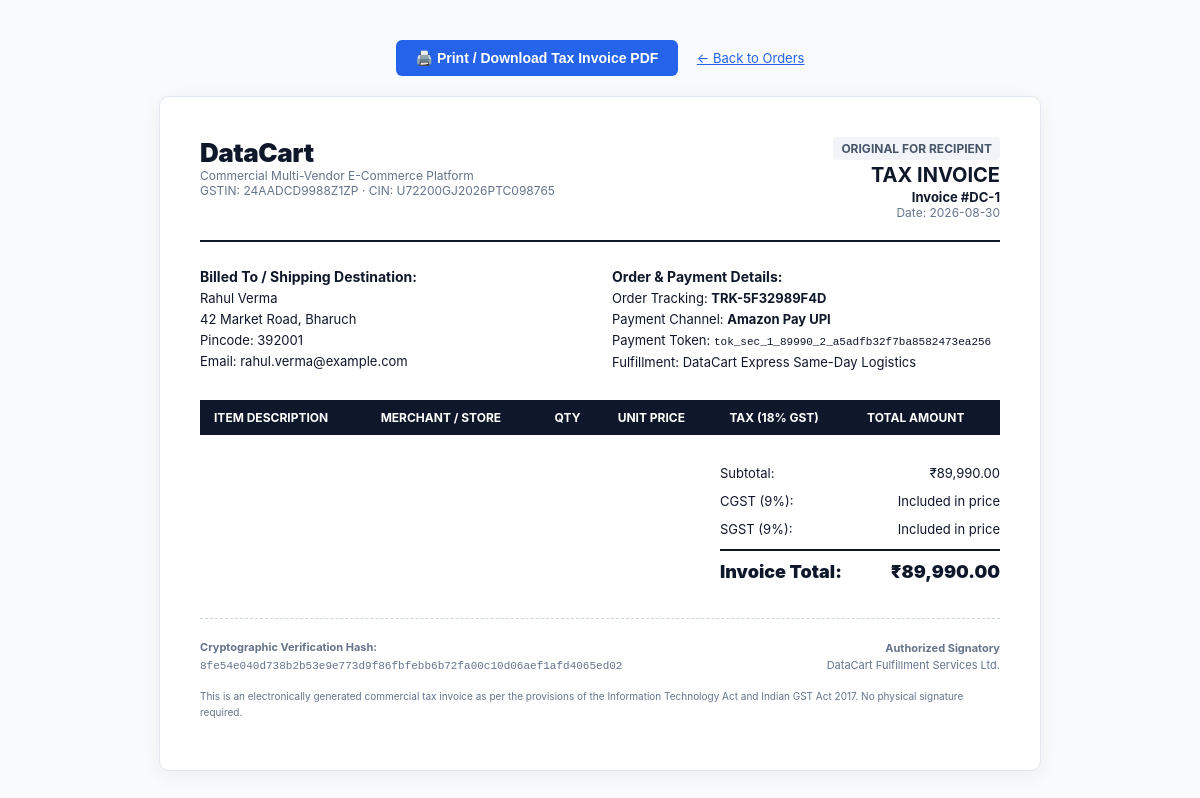
Screenshot of /order/invoice/1 (signed in) with the database file from the repository.
### tables this page shows
CREATE TABLE orders(
        id INTEGER PRIMARY KEY AUTOINCREMENT,
        customer_id INTEGER NOT NULL,
        status TEXT NOT NULL,
        total REAL NOT NULL,
        discount_amount REAL DEFAULT 0.0,
        coupon_code TEXT DEFAULT '',
        payment_status TEXT NOT NULL,
        tracking_id TEXT,
        created_at TEXT NOT NULL
    );

CREATE TABLE customers(
        id INTEGER PRIMARY KEY AUTOINCREMENT,
        name TEXT NOT NULL,
        email TEXT UNIQUE NOT NULL,
        password_hash TEXT NOT NULL,
        role TEXT DEFAULT 'customer',
        store_name TEXT DEFAULT '',
        business_id TEXT DEFAULT '',
        address TEXT DEFAULT '',
        pincode TEXT DEFAULT '392001',
        created_at TEXT NOT NULL
    , city TEXT DEFAULT 'Bharuch', whatsapp TEXT DEFAULT '');

CREATE TABLE payments(
        id INTEGER PRIMARY KEY AUTOINCREMENT,
        order_id INTEGER NOT NULL,
        method TEXT NOT NULL,
        txn_status TEXT NOT NULL,
        token TEXT NOT NULL,
        masked_details TEXT DEFAULT '',
        signature_hash TEXT DEFAULT '',
        created_at TEXT NOT NULL
    );

### app.py (the view)
@app.get("/order/invoice/<int:oid>")
def print_invoice(oid):
    conn = db()
    order = conn.execute("SELECT * FROM orders WHERE id=?", (oid,)).fetchone()
    if not order:
        conn.close()
        return redirect(url_for("home"))
    is_authorized = (
        session.get("customer_id") == order["customer_id"] or
        session.get("role") == "admin" or
        bool(session.get("merchant_id"))
    )
    if not is_authorized:
        conn.close()
        flash("Unauthorized to view this invoice.", "error")
        return redirect(url_for("orders"))
    customer = conn.execute("SELECT * FROM customers WHERE id=?", (order["customer_id"],)).fetchone()
    items = conn.execute("""
        SELECT oi.*, p.name as product_name, p.category, p.store_name, p.image_url
        FROM order_items oi
        JOIN products p ON oi.product_id = p.id
        WHERE oi.order_id = ?
    """, (oid,)).fetchall()
    payment = conn.execute("SELECT * FROM payments WHERE order_id=?", (oid,)).fetchone()
    conn.close()
    return render_template("invoice.html", order=order, customer=customer, items=items, payment=payment)

### app.py (called while the page is built, shortened)
@app.after_request
def apply_security_headers(response):
    response.headers["X-Content-Type-Options"] = "nosniff"
    response.headers["X-Frame-Options"] = "SAMEORIGIN"
    response.headers["X-XSS-Protection"] = "1; mode=block"
    response.headers["Referrer-Policy"] = "strict-origin-when-cross-origin"
    response.headers["Permissions-Policy"] = "geolocation=(), microphone=(), camera=()"
    response.headers["X-Permitted-Cross-Domain-Policies"] = "none"
    return response

def db():
    conn = sqlite3.connect(DB)
    conn.row_factory = sqlite3.Row
    return conn

def get_cart():
    return session.setdefault("cart", {})

def cart_details():
    cart = get_cart()
    conn = db()
    items = []
    raw_subtotal = 0.0
    conn.close()
    applied_coupon = session.get("coupon")
    discount_amount = 0.0
    final_total = max(0.0, raw_subtotal - discount_amount)
    delivery_fee = 0.0 if raw_subtotal >= 499 or raw_subtotal == 0 else 70.0
    return {
        "cart_items": items,
        "items": items,
        "raw_subtotal": round(raw_subtotal, 2),
        "discount_amount": round(discount_amount, 2),
        "delivery_fee": round(delivery_fee, 2),
        "final_total": round(final_total + delivery_fee, 2),
        "applied_coupon": applied_coupon,
        "free_delivery_threshold_left": max(0.0, round(499.0 - raw_subtotal, 2))
    }

### templates/invoice.html (shortened to what this page needs)
<!DOCTYPE html>
<html lang="en">
<head>
</head>
<body>
<div style="text-align:center; margin-bottom:20px;" class="no-print">
  <button class="btn-print" onclick="window.print()">🖨️ Print / Download Tax Invoice PDF</button>
  <a href="{{ url_for('orders') }}" style="margin-left:14px; font-size:13px; color:#2563eb;">← Back to Orders</a>
</div>
<div class="invoice-card">
  <div class="invoice-header">
    <div>
      <div class="brand-title">DataCart</div>
      <div style="font-size:12px; color:#64748b;">Commercial Multi-Vendor E-Commerce Platform</div>
      <div style="font-size:12px; color:#64748b;">GSTIN: 24AADCD9988Z1ZP · CIN: U72200GJ2026PTC098765</div>
    </div>
    <div style="text-align:right;">
      <span class="tax-badge">ORIGINAL FOR RECIPIENT</span>
      <h2 style="margin:6px 0 2px; font-size:20px;">TAX INVOICE</h2>
      <div style="font-size:13px; font-weight:700;">Invoice #DC-{{ order.id }}</div>
      <div style="font-size:12px; color:#64748b;">Date: {{ order.created_at[:10] }}</div>
    </div>
  </div>
  <div class="info-grid">
    <div>
      <strong style="font-size:14px; color:#0f172a;">Billed To / Shipping Destination:</strong>
      <div>{{ customer.name if customer else 'Customer' }}</div>
      <div>{{ customer.address if customer else 'Local Delivery Address' }}</div>
      <div>Pincode: {{ customer.pincode if customer else '392001' }}</div>
      <div>Email: {{ customer.email if customer else '' }}</div>
    </div>
    <div>
      <strong style="font-size:14px; color:#0f172a;">Order & Payment Details:</strong>
      <div>Order Tracking: <strong>{{ order.tracking_id }}</strong></div>
      <div>Payment Channel: <strong>{{ payment.method if payment else 'Amazon Pay UPI' }}</strong></div>
      <div>Payment Token: <code style="font-size:11px;">{{ payment.token if payment else 'tok_sec_demo' }}</code></div>
      <div>Fulfillment: DataCart Express Same-Day Logistics</div>
    </div>
  </div>
  <table class="invoice-table">
    <thead>
      <tr>
        <th>Item Description</th>
        <th>Merchant / Store</th>
        <th>Qty</th>
        <th>Unit Price</th>
        <th>Tax (18% GST)</th>
        <th>Total Amount</th>
      </tr>
    </thead>
  </table>
  <div class="total-box">
    <div class="total-row">
      <span>Subtotal:</span>
      <span>₹{{"{:,.2f}".format(order.total)}}</span>
    </div>
    <div class="total-row">
      <span>CGST (9%):</span>
      <span>Included in price</span>
    </div>
    <div class="total-row">
      <span>SGST (9%):</span>
      <span>Included in price</span>
    </div>
    <div class="total-row grand-total">
      <span>Invoice Total:</span>
      <span>₹{{"{:,.2f}".format(order.total)}}</span>
    </div>
  </div>
  <div class="security-footer">
    <div style="display:flex; justify-content:space-between; align-items:center;">
      <div>
        <strong>Cryptographic Verification Hash:</strong><br>
        <code>{{ payment.signature_hash if payment and payment.signature_hash else 'HMAC-SHA256-VERIFIED' }}</code>
      </div>
      <div style="text-align:right;">
        <strong>Authorized Signatory</strong><br>
        <span>DataCart Fulfillment Services Ltd.</span>
      </div>
    </div>
    <p style="margin-top:12px; font-size:10px;">
      This is an electronically generated commercial tax invoice as per the provisions of the Information Technology Act and Indian GST Act 2017. No physical signature required.
    </p>
  </div>
</div>
</body>
</html>

### templates/invoice.html (style rules this page uses)
body { font-family: -apple-system, BlinkMacSystemFont, 'Segoe UI', Roboto, Helvetica, Arial, sans-serif; margin: 0; padding: 40px; color: #0f172a; background: #f8fafc; }
.invoice-card { max-width: 800px; margin: 0 auto; background: #ffffff; padding: 40px; border-radius: 10px; box-shadow: 0 4px 20px rgba(0,0,0,0.06); border: 1px solid #e2e8f0; }
.invoice-header { display: flex; justify-content: space-between; align-items: flex-start; border-bottom: 2px solid #0f172a; padding-bottom: 20px; margin-bottom: 24px; }
.brand-title { font-size: 26px; font-weight: 900; color: #0f172a; letter-spacing: -0.5px; }
.tax-badge { font-size: 12px; background: #f1f5f9; padding: 4px 8px; border-radius: 4px; font-weight: 700; color: #475569; }
.info-grid { display: grid; grid-template-columns: 1fr 1fr; gap: 24px; margin-bottom: 28px; font-size: 13px; line-height: 1.6; }
.invoice-table { width: 100%; border-collapse: collapse; margin-bottom: 24px; }
.invoice-table th { background: #0f172a; color: #ffffff; padding: 10px 14px; text-align: left; font-size: 12px; text-transform: uppercase; }
.total-box { float: right; width: 280px; margin-bottom: 30px; }
.total-row { display: flex; justify-content: space-between; padding: 6px 0; font-size: 13px; }
.grand-total { font-size: 18px; font-weight: 900; border-top: 2px solid #0f172a; padding-top: 10px; margin-top: 6px; }
.security-footer { clear: both; border-top: 1px dashed #cbd5e1; padding-top: 20px; font-size: 11px; color: #64748b; line-height: 1.6; }
.btn-print { background: #2563eb; color: #ffffff; border: none; padding: 10px 20px; border-radius: 6px; font-weight: 700; cursor: pointer; font-size: 14px; }

### rows the page displays
orders: id "1", created_at "2026-08-30", tracking_id "TRK-5F32989F4D", total "89,990.00"
customers: name "Rahul Verma", address "42 Market Road, Bharuch", pincode "392001", email "rahul.verma@example.com"
payments: method "Amazon Pay UPI", token "tok_sec_1_89990_2_a5adfb32f7ba8582473ea256", signature_hash "8fe54e040d738b2b53e9e773d9f86fbfebb6b72fa00c10d06aef1afd4065ed02"
